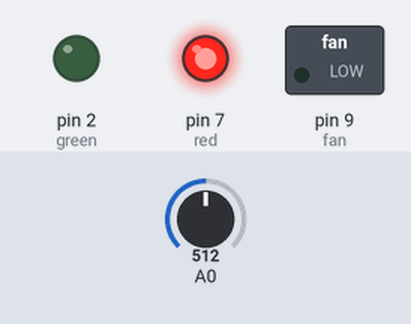
Bench run of a sketch on a simulated Arduino Uno, built with avr-gcc and run on an emulated ATmega328P. Shown: switched loads named in the sketch (green lamp = pin HIGH), output pins drawn as LEDs (lit = HIGH). The test bench sets the inputs (shaded band); at power-on: A0 = 512. What the sketch prints to the serial monitor is not drawn.

Above: at 0.1 s.
Timing chart, 0 to 1.6 s (numbered marks = the images above):
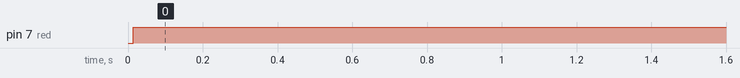

Measured:
- by itself, pin 7 (red): LOW → HIGH at 0.01 s

The sketch:

assignmen04.ino
```cpp
int red = 7;
int green = 2;
int fan = 9;

float loudness = 0;
float sensorValue;
float sensorPrevious;

void setup() {
  Serial.begin(9600);

  //digital output
  pinMode(red, OUTPUT);
  pinMode(green, OUTPUT);

  pinMode(fan, OUTPUT);

}

void loop() {
  loudness = 0;
  float totalSamples = 100;

  for (float i = 0; i < totalSamples; i++) {
    // read the sensor:
    sensorValue = analogRead(A0);
    //frame differencing: calculates change of current over previous between samples and takes
    //absolute value, loudness is constantly getting larger as it reads data
    loudness += abs(sensorValue - sensorPrevious);

    //this constantly saves the previous value to calculate the difference
    sensorPrevious = sensorValue;
  }

  int vol = map(loudness, 3000, 45000, 0, 255);

  Serial.println(loudness);
  //Serial.println(vol);

  if (loudness > 15000) {
    //sound variation is detected and turn on the green light
    //turn off the red light
    //set fan on to be true
    digitalWrite(red,LOW);
    //delay(100);
    digitalWrite(green, HIGH);
    //delay(100);
    analogWrite(fan, vol);


   }

  else{
    //turn off the green light
    //turn on red light to indicate currently there is no obvious sound signal
    digitalWrite(green, LOW);
    digitalWrite(red, HIGH);
    //turn off fan
    analogWrite(fan,0);

   }


}
```
